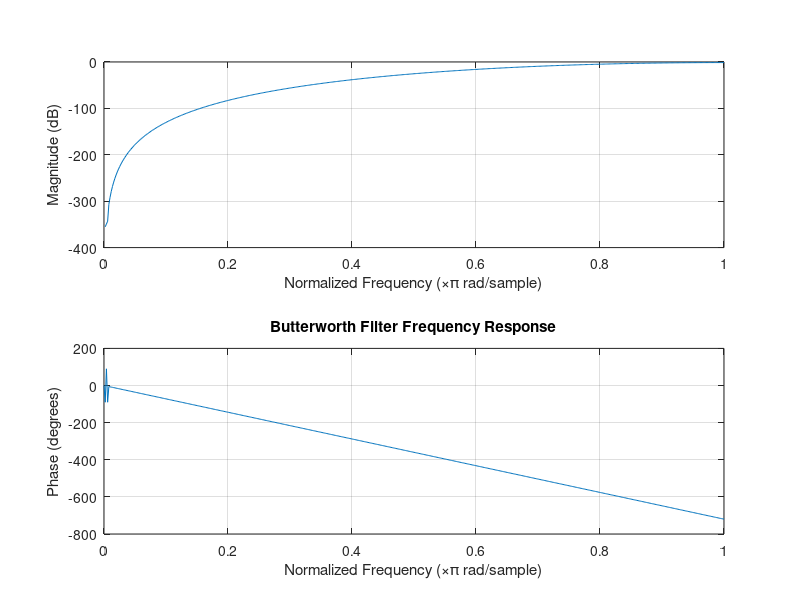
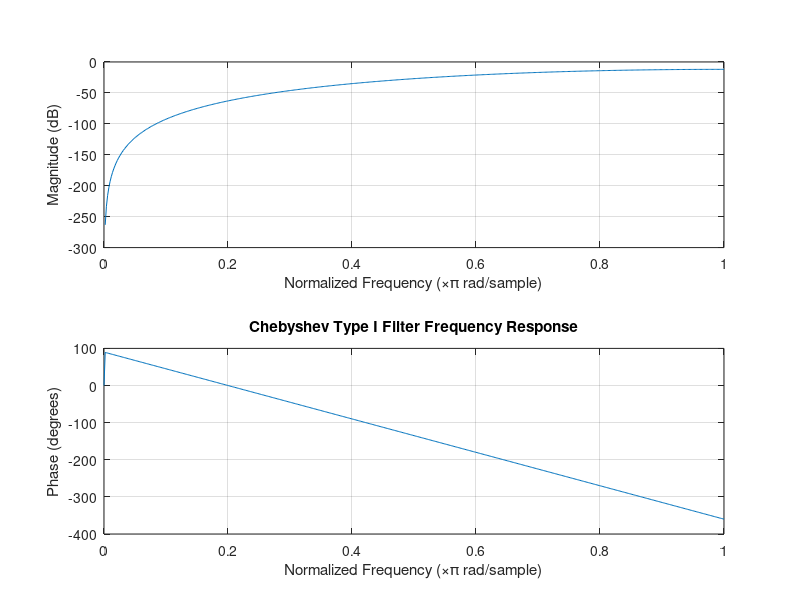
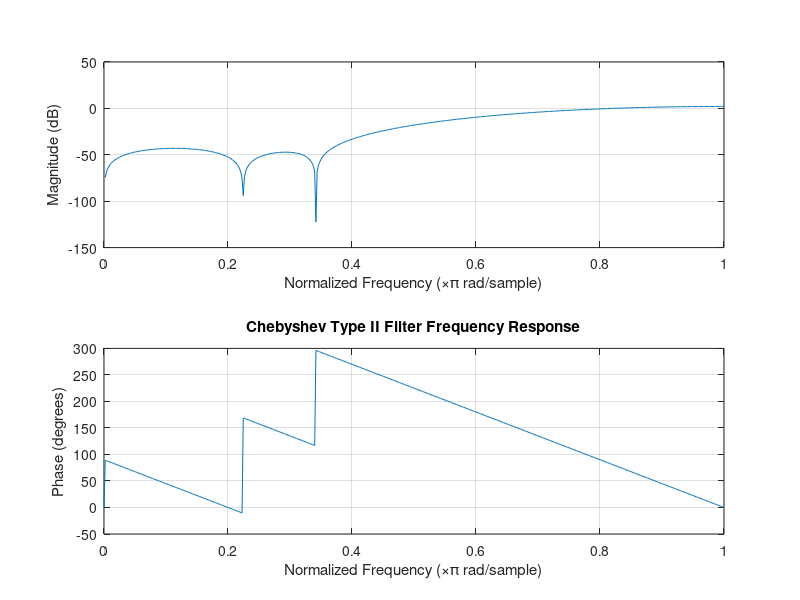
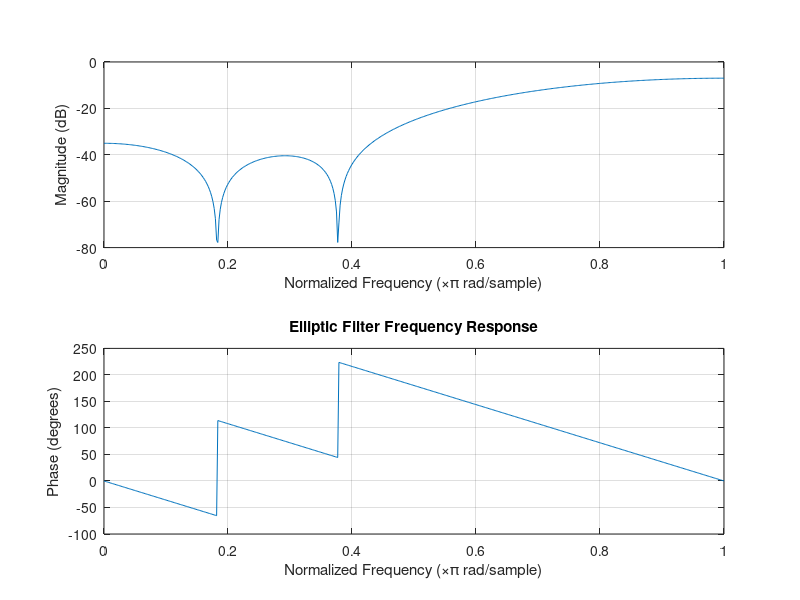

These charts were generated, in order, by the following MATLAB code:
% Sampling rate and cutoff frequencies
Fs = 3500;
Fpass = 1050;
Fstop = 600;

% Pass band ripple and minimum stop band attenuation
Rp = 1;
Rs = 50;

% Design Butterworth filter
[n,Wn] = buttord(Fpass/(Fs/2), Fstop/(Fs/2), Rp, Rs);
b_butter = butter(n,Wn,'high');
a_butter = 1;

% Design Chebyshev Type I filter
[n,Wn] = cheb1ord(Fpass/(Fs/2), Fstop/(Fs/2), Rp, Rs);
b_cheby1 = cheby1(n,Rp,Wn,'high');
a_cheby1 = 1;

% Design Chebyshev Type II filter
[n,Wn] = cheb2ord(Fpass/(Fs/2), Fstop/(Fs/2), Rp, Rs);
b_cheby2 = cheby2(n,Rs,Wn,'high');
a_cheby2 = 1;

% Design Elliptic filter
[n,Wn] = ellipord(Fpass/(Fs/2), Fstop/(Fs/2), Rp, Rs);
b_ellip = ellip(n,Rp,Rs,Wn,'high');
a_ellip = 1;

% Plot frequency response of Butterworth filter
figure;
freqz(b_butter,a_butter);
title('Butterworth Filter Frequency Response');

% Plot frequency response of Chebyshev Type I filter
figure;
freqz(b_cheby1,a_cheby1);
title('Chebyshev Type I Filter Frequency Response');

% Plot frequency response of Chebyshev Type II filter
figure;
freqz(b_cheby2,a_cheby2);
title('Chebyshev Type II Filter Frequency Response');

% Plot frequency response of Elliptic filter
figure;
freqz(b_ellip,a_ellip);
title('Elliptic Filter Frequency Response');
